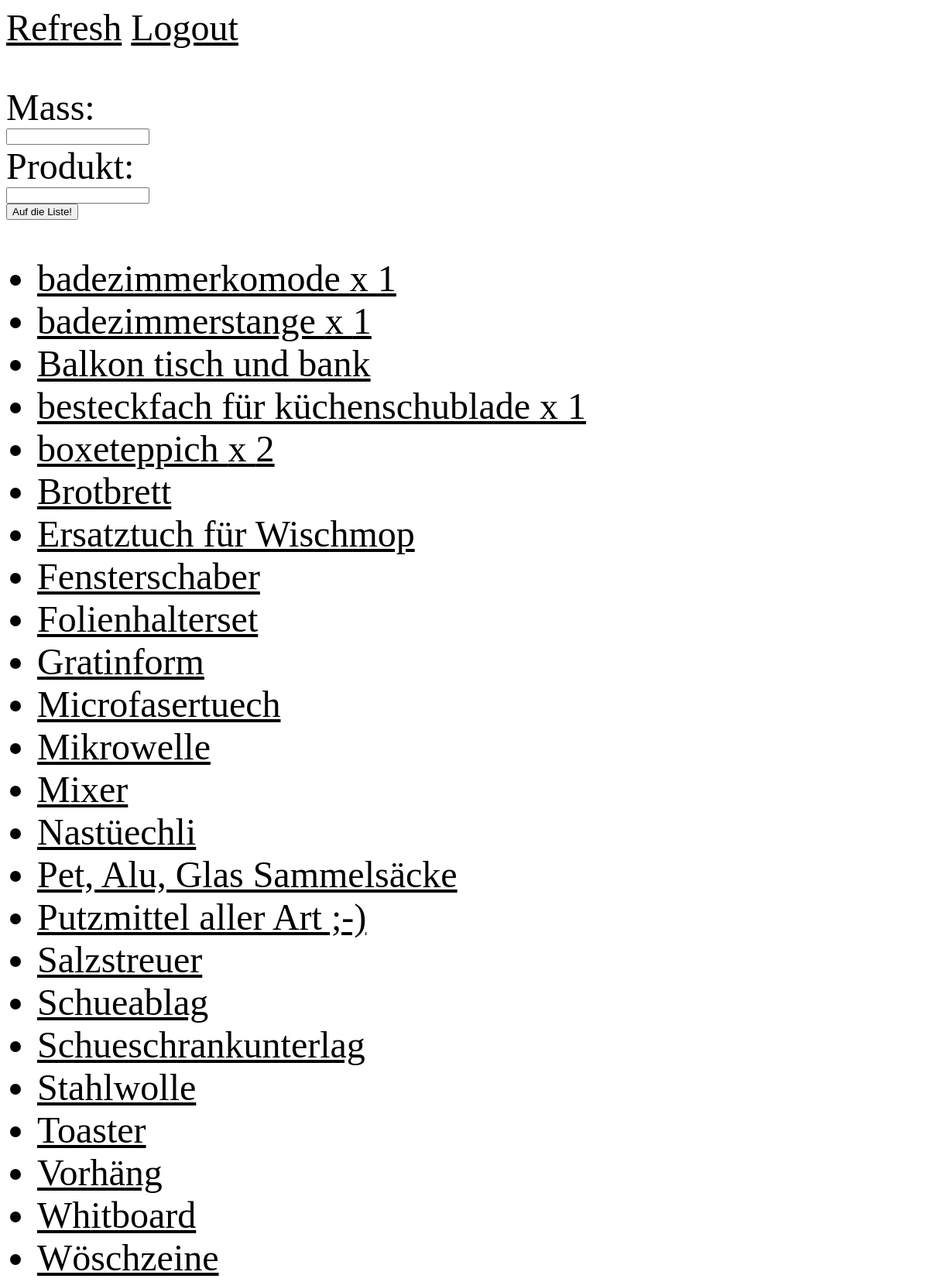
The page /Source/index.php (signed in, upper part) on the database its author committed.
### tables this page shows
CREATE TABLE `object` (
  `lname` varchar(50) NOT NULL,
  `mass` varchar(50) NOT NULL,
  `oname` varchar(50) NOT NULL,
  `checked` tinyint(1) NOT NULL,
  KEY `lname` (`lname`)
);

### Source/showlist.php (the view, shortened to what this page needs)
<head>
<link rel="stylesheet" type="text/css" href="style.css" />
</head>
<body>
  <?php
function showlist(){
  ?>
<p>
<a href="http://www.duendar.ch/list">Refresh</a>
<a href="showlist.php?logout=1"> Logout </a><br>
<form action="addobject.php" method="post">
Mass:<br>
<input type="text" name="mass"><br>
Produkt:<br>
<input type="text" name="oname"/><br>
<input type="submit" value="Auf die Liste!"/>
</form>
</p>
<p>
<?php
echo "<ul>";
$result = mysql_query("SELECT * FROM object where lname='".$_SESSION['lname']."' AND checked='0' ORDER BY oname");
while($row = mysql_fetch_array($result)){
    if($row[mass]!=""){
      echo "<a href=\"showlist.php?ok=".$row['oname']."\"><li>".$row['oname']." x ".$row[mass]."</li></a>";
    }else{
      echo "<a href=\"showlist.php?ok=".$row['oname']."\"><li>".$row['oname']."</li></a>";
    }
}
echo "</ul>";
echo "</p><p class=\"gekauft\">Bereits eingekauft:<br>";
?>
</p>
</body>
<?php
  }
?>

### Source/index.php (shortened to what this page needs)
<head>
<link rel="stylesheet" type="text/css" href="style.css" />
</head>
<?PHP
include "showlist.php";
if(isset($_SESSION['lname']))
showlist();
?>

### Source/style.css (style rules this page uses)
body { font-size: 300%; }
a:link { color:black; }

### rows shown on the page
object: oname "badezimmerkomode", mass "1"
object: oname "badezimmerstange", mass "1"
object: oname "Balkon tisch und bank"
object: oname "besteckfach für küchenschublade", mass "1"
object: oname "boxeteppich", mass "2"
object: oname "Brotbrett"
object: oname "Ersatztuch für Wischmop"
object: oname "Fensterschaber"
object: oname "Folienhalterset"
object: oname "Gratinform"
object: oname "Microfasertuech"
object: oname "Mikrowelle"
object: oname "Mixer"
object: oname "Nastüechli"
object: oname "Pet, Alu, Glas Sammelsäcke"
object: oname "Putzmittel aller Art ;-)"
object: oname "Salzstreuer"
object: oname "Schueablag"
object: oname "Schueschrankunterlag"
object: oname "Stahlwolle"
object: oname "Toaster"
object: oname "Vorhäng"
object: oname "Whitboard"
object: oname "Wöschzeine"
